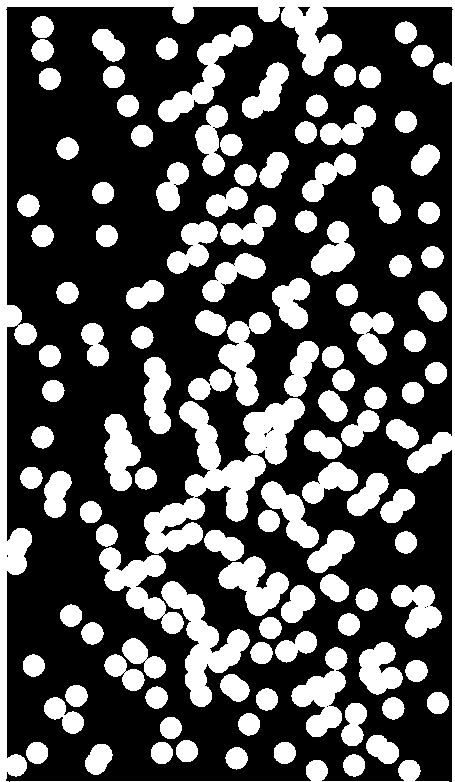
%> input picture dip/proj9/FigP0936(bubbles_on_black_background).tif, 455 x 782 px
$ octave mqx_proj9_4.m   (GNU Octave 9; MATLAB toolbox functions it lacks are replaced by stand-ins)
%> lines starting %> are read from the running program, lines starting %| are printed output that depends on the picture; in (x1, y1, x2, y2) boxes, pixels count from 0 and x2, y2 are one past the last pixel; in counts of white or black regions, pixels touching at a corner belong together; the program's own positions count from 1
img = imread('FigP0936(bubbles_on_black_background).tif');
%> img: size 782x455 logical; 32.1% white; 121 white regions, largest, box (x1, y1, x2, y2) and area: (0, 0, 455, 782) 17056, (144, 401, 266, 554) 6177, (161, 581, 250, 707) 3865
img = img(8:781,8:452); % cut rim
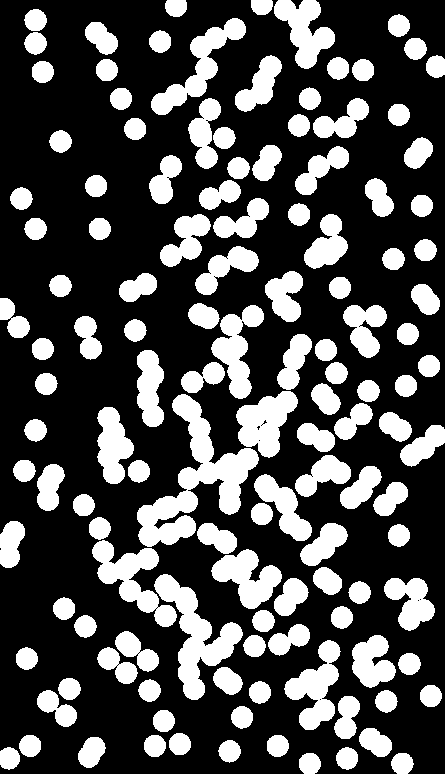
%> img: size 774x445 logical; 29.8% white; 129 white regions, largest, box (x1, y1, x2, y2) and area: (137, 394, 259, 547) 6177, (154, 574, 243, 700) 3865, (92, 540, 177, 627) 2784
stats = regionprops('table',bwconncomp(img,4),'Centroid','Area'); % 4-connected component
%> stats = 133 regions; largest, Area and Centroid: 6177 [196.5 481.8], 3865 [196.7 636.8], 2599 [199.8 67.2], 2431 [266.1 422.7], 2410 [317 687.9]
centers = stats.Centroid; areas = stats.Area; % get Centroid and Area
%> after `centers = stats.Centroid`: centers = 133 rows, first 12: [7.15 309.5; 11.63 544.4; 9.96 758.9; 19.09 327.7; 21.89 199.1; 24.84 471.3; 27.28 659.1; 30.68 746.4; 36.11 20.73; 36.08 43.88; 36.17 229.4; 36.13 430.8]
%> after `areas = stats.Area`: areas = 133 values, max 6177 at index 42, min 284 at index 1, mean 772.4

AreaBreak = [400,800]; e = 11; [m,n] = size(img);
%> after `[m,n] = size(img)`: m = 774; n = 445
idx0 =                          areas < AreaBreak(1);
%> idx0 = 133 logical values, 76 true
idxa = (centers(:,1)<e | centers(:,1)>n-e | ...
    centers(:,2)<e | centers(:,2)>m-e) & idx0;       % index of problem a
%> idxa = 133 logical values, 7 true
idxb = areas >= AreaBreak(1) & areas < AreaBreak(2); % index of problem b
%> idxb = 133 logical values, 24 true
idxc = idx0 & ~idxa;                                 % index of problem c
%> idxc = 133 logical values, 69 true
idxd = areas >= AreaBreak(2); % index of conjoined particles
%> idxd = 133 logical values, 33 true

imgd = bwselect(img,centers(idxd,1),centers(idxd,2),4); % conjoined particles, white
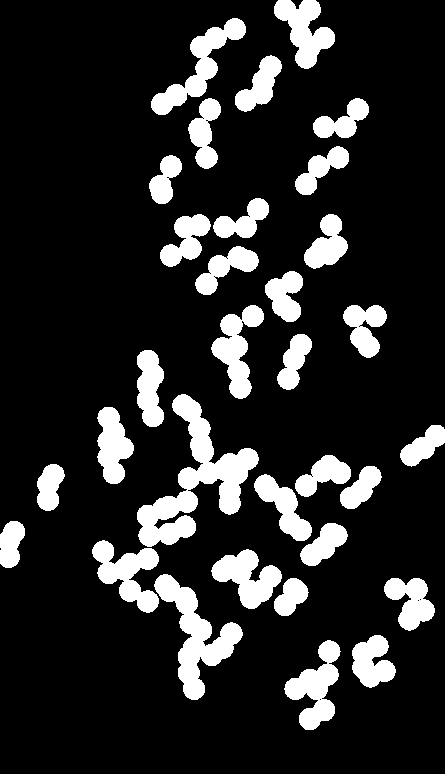
%> imgd: size 774x445 logical; 15.8% white; 32 white regions, largest, box (x1, y1, x2, y2) and area: (137, 394, 259, 547) 6177, (154, 574, 243, 700) 3865, (151, 18, 246, 115) 2599
imga = bwselect(img,centers(idxa,1),centers(idxa,2),4); % problem a, red
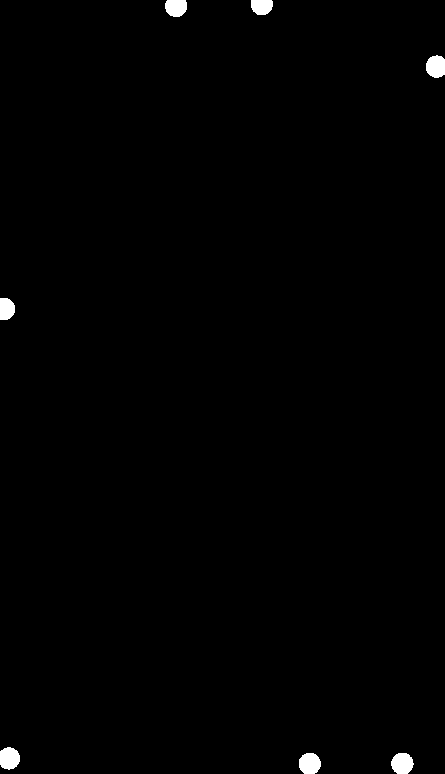
%> imga: size 774x445 logical; 0.69% white; 7 white regions, largest, box (x1, y1, x2, y2) and area: (391, 753, 414, 774) 383, (299, 753, 321, 774) 380, (0, 747, 20, 770) 369
imgb = bwselect(img,centers(idxb,1),centers(idxb,2),4); % problem b, green
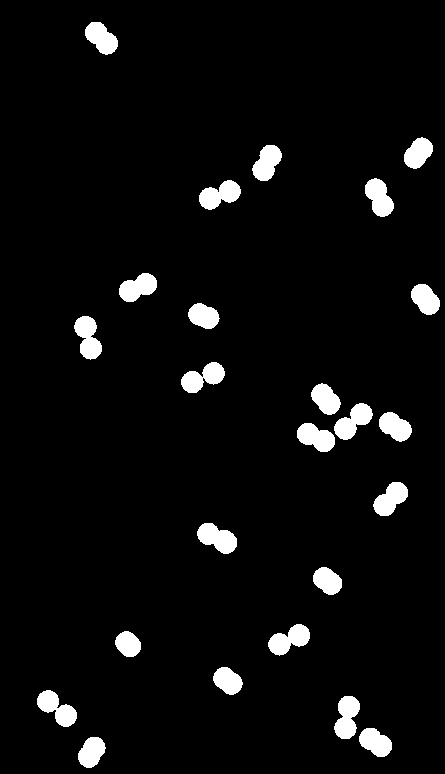
%> imgb: size 774x445 logical; 4.8% white; 24 white regions, largest, box (x1, y1, x2, y2) and area: (197, 523, 237, 554) 787, (181, 362, 225, 393) 778, (334, 403, 373, 440) 778
imgc = bwselect(img,centers(idxc,1),centers(idxc,2),4); % problem c, yellow
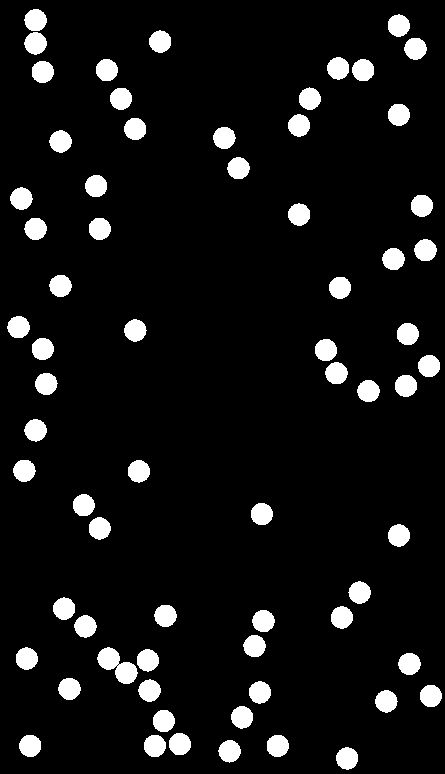
%> imgc: size 774x445 logical; 7.8% white; 68 white regions, largest, box (x1, y1, x2, y2) and area: (97, 647, 138, 684) 781, (24, 32, 47, 55) 392, (7, 316, 30, 338) 392
subplot(1,3,1),imshow(imga); subplot(1,3,2),imshow(imgb); subplot(1,3,3),imshow(imgc);
figure, subplot(1,2,1),imshow(img);
subplot(1,2,2),imshow(double(cat(3, imga|imgc|imgd, imgb|imgc|imgd, imgd)))
%> after `imshow(double(cat(3, imga|imgc|imgd, imgb|imgc|imgd, imgd)))`:
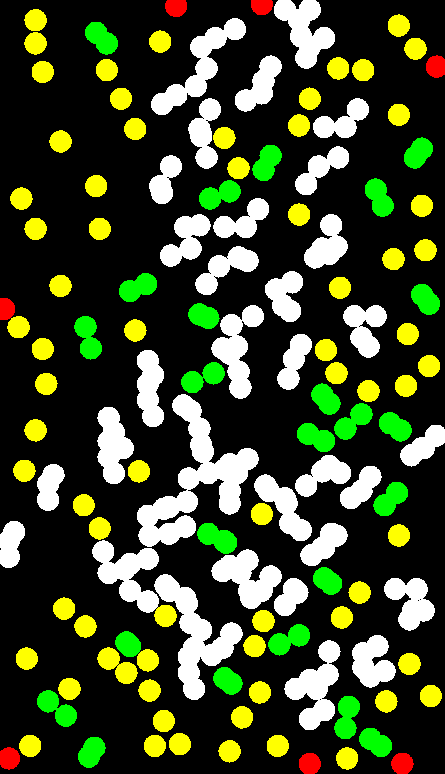
%> displayed picture: size 774x445x3, on the screen's scale of 0 to 255; mean R, G, B 61.9, 72.5, 40.3
